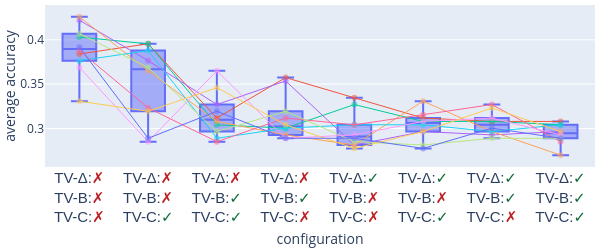
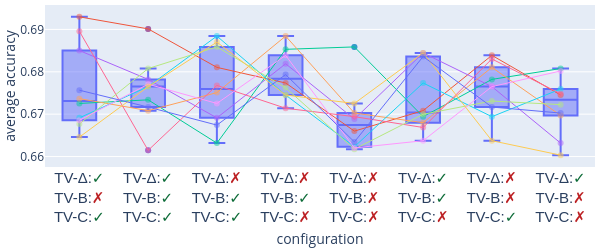
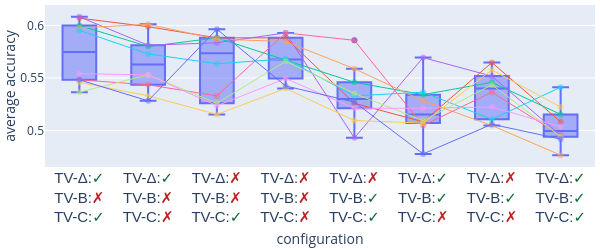
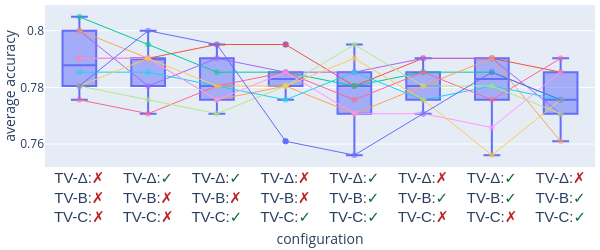

Write notebook code for charts like these, in order.
### Code cell
best_result = []

for data_name in (UEA_MTSC30):
    try:
        with open(f'../03-full_results/MambaSL/_proposed/MambaSL_CLS_{data_name}_proposed.out', 'r') as file:
            data = file.read().splitlines()
    except:
        print(f'File not found for {data_name}, skipping...')
        continue
    
    result_lst = list()
    for i in range(len(data)):
        if data[i].startswith('>>>>>>>testing : '):
            data_meta = list(data[i][17:-33].split('_'))
            data_meta[6] = int(data_meta[6].replace('sl', ''))
            data_meta[7] = int(data_meta[7].replace('ll', ''))
            data_meta[8] = int(data_meta[8].replace('pl', ''))
            data_meta[9] = int(data_meta[9].replace('dm', ''))
            data_meta[10] = int(data_meta[10].replace('ds', ''))
            data_meta[11] = int(data_meta[11].replace('expand', ''))
            data_meta[12] = int(data_meta[12].replace('dc', ''))
            data_meta[13] = int(data_meta[13].replace('nk', ''))
            data_meta[14] = bool(int(data_meta[14].replace('tvdt', '')))
            data_meta[15] = bool(int(data_meta[15].replace('tvB', '')))
            data_meta[16] = bool(int(data_meta[16].replace('tvC', '')))
            data_meta[17] = bool(int(data_meta[17].replace('useD', '')))
            if data[i+2].startswith('gating_value'):
                acc = float(data[i+3].replace('accuracy:', ''))
                model_params = data[i+4].replace('model parameter : ', '')
                model_size = data[i+5].replace('model size : ', '').replace('MB', '')
            else:
                acc = float(data[i+2].replace('accuracy:', ''))
                model_params = data[i+3].replace('model parameter : ', '')
                model_size = data[i+4].replace('model size : ', '').replace('MB', '')

            result_data = {
                # 'task': data_meta[0],
                # 'model_id': data_meta[1],
                'data_name': data_meta[2],
                'model': data_meta[3],
                # 'data': data_meta[4],
                # 'feature': data_meta[5],
                'seq_len': data_meta[6],
                # 'label_len': data_meta[7],
                # 'pred_len': data_meta[8],
                'd_model': data_meta[9],
                'd_state': data_meta[10],
                'expand': data_meta[11],
                'd_conv': data_meta[12],
                'num_kernel': data_meta[13],
                'tv_dt': data_meta[14],
                'tv_B': data_meta[15],
                'tv_C': data_meta[16],
                'use_D': data_meta[17],
                'exp': data_meta[18],
                # 'desc': data_meta[19],
                'acc': acc,
                'model_params': int(model_params),
                'model_size (MB)': float(model_size),
                'ckpt': data[i].replace('>>>>>>>testing : ', '').replace('<', '')
            }

            result_lst.append(result_data)

    result_df = pd.DataFrame(result_lst)

    print(data_name, len(result_df))
    print('best result', result_df['acc'].max())
    # display(result_df[result_df['acc'] == result_df['acc'].max()].sort_values('model_params'))

    emoji = {
        True: 'O',
        False: 'X'
    }
    tmp_result = result_df.pivot_table(index=['d_model', 'd_state', 'expand'], columns=['tv_dt','tv_B','tv_C',], values='acc')
    tmp_result = pd.DataFrame(tmp_result.values, 
                              columns=[f'TV-Δ:{emoji[bool(tv_dt)]}\nTV-B:{emoji[bool(tv_B)]}\nTV-C:{emoji[bool(tv_C)]}' 
                                       for tv_dt, tv_B, tv_C in tmp_result.columns],
    )

    # select top lines
    tmp_result = tmp_result.loc[tmp_result.mean(axis=1).nlargest(10).index]

    # reorder columns by max -> mean
    tmp_result = tmp_result.reindex(tmp_result.mean(axis=0).sort_values(ascending=False).index, axis=1)
    tmp_result = tmp_result.reindex(tmp_result.max(axis=0).sort_values(ascending=False).index, axis=1)
    
    tmp_result_box = tmp_result.melt(var_name='Configuration', value_name='Accuracy')

    fig = go.Figure()
    fig.add_trace(go.Box(x=tmp_result_box['Configuration'], y=tmp_result_box['Accuracy']))
    for idx in tmp_result.index:
        fig.add_trace(go.Scatter(x=tmp_result.columns,
                                 y=tmp_result.loc[idx], mode='lines+markers', name=idx, line=dict(width=1), marker=dict(size=6, opacity=0.5)))

    

    fig.update_layout(xaxis_title='configuration', yaxis_title='average accuracy', showlegend=False)
    fig.update_layout(margin=dict(l=5, r=5, t=5, b=20),
                      width=600, height=250)
    fig.update_xaxes(
        tickangle=0,
        tickvals=tmp_result.columns,
        ticktext=[col.replace('\n', '<br>').replace(
            'X', "<span style='color:#BC2023'>✗</span>").replace(
                'O', "<span style='color:#0C6B37'>✓</span>") for col in tmp_result.columns],
        tickfont=dict(size=15,
                      family='Menlo, sans-serif'),
        title_standoff=10
    )
    fig.update_yaxes(title_standoff=5)
    display(fig)
    os.makedirs('figures_tmp', exist_ok=True)
    # write_image(fig, f'figures_tmp/{data_name}.pdf', width=600, height=250, scale=2, format='pdf')

    best_result.append(tmp_result.T.max(axis=1).to_dict())

### Figure 1 — Plotly figure (JSON) as saved in the notebook; plotly's stock layout.template omitted (floating-point values rounded to 4 significant figures)
{"data": [{"type": "box", "x": ["TV-Δ:X\nTV-B:X\nTV-C:X", "TV-Δ:X\nTV-B:X\nTV-C:X", "TV-Δ:X\nTV-B:X\nTV-C:X", "TV-Δ:X\nTV-B:X\nTV-C:X", "TV-Δ:X\nTV-B:X\nTV-C:X", "TV-Δ:X\nTV-B:X\nTV-C:X", "TV-Δ:X\nTV-B:X\nTV-C:X", "TV-Δ:X\nTV-B:X\nTV-C:X", "TV-Δ:X\nTV-B:X\nTV-C:X", "TV-Δ:X\nTV-B:X\nTV-C:X", "TV-Δ:X\nTV-B:X\nTV-C:O", "TV-Δ:X\nTV-B:X\nTV-C:O", "TV-Δ:X\nTV-B:X\nTV-C:O", "TV-Δ:X\nTV-B:X\nTV-C:O", "TV-Δ:X\nTV-B:X\nTV-C:O", "TV-Δ:X\nTV-B:X\nTV-C:O", "TV-Δ:X\nTV-B:X\nTV-C:O", "TV-Δ:X\nTV-B:X\nTV-C:O", "TV-Δ:X\nTV-B:X\nTV-C:O", "TV-Δ:X\nTV-B:X\nTV-C:O", "TV-Δ:X\nTV-B:O\nTV-C:O", "TV-Δ:X\nTV-B:O\nTV-C:O", "TV-Δ:X\nTV-B:O\nTV-C:O", "TV-Δ:X\nTV-B:O\nTV-C:O", "TV-Δ:X\nTV-B:O\nTV-C:O", "TV-Δ:X\nTV-B:O\nTV-C:O", "TV-Δ:X\nTV-B:O\nTV-C:O", "TV-Δ:X\nTV-B:O\nTV-C:O", "TV-Δ:X\nTV-B:O\nTV-C:O", "TV-Δ:X\nTV-B:O\nTV-C:O", "TV-Δ:X\nTV-B:O\nTV-C:X", "TV-Δ:X\nTV-B:O\nTV-C:X", "TV-Δ:X\nTV-B:O\nTV-C:X", "TV-Δ:X\nTV-B:O\nTV-C:X", "TV-Δ:X\nTV-B:O\nTV-C:X", "TV-Δ:X\nTV-B:O\nTV-C:X", "TV-Δ:X\nTV-B:O\nTV-C:X", "TV-Δ:X\nTV-B:O\nTV-C:X", "TV-Δ:X\nTV-B:O\nTV-C:X", "TV-Δ:X\nTV-B:O\nTV-C:X", "TV-Δ:O\nTV-B:X\nTV-C:X", "TV-Δ:O\nTV-B:X\nTV-C:X", "TV-Δ:O\nTV-B:X\nTV-C:X", "TV-Δ:O\nTV-B:X\nTV-C:X", "TV-Δ:O\nTV-B:X\nTV-C:X", "TV-Δ:O\nTV-B:X\nTV-C:X", "TV-Δ:O\nTV-B:X\nTV-C:X", "TV-Δ:O\nTV-B:X\nTV-C:X", "TV-Δ:O\nTV-B:X\nTV-C:X", "TV-Δ:O\nTV-B:X\nTV-C:X", "TV-Δ:O\nTV-B:X\nTV-C:O", "TV-Δ:O\nTV-B:X\nTV-C:O", "TV-Δ:O\nTV-B:X\nTV-C:O", "TV-Δ:O\nTV-B:X\nTV-C:O", "TV-Δ:O\nTV-B:X\nTV-C:O", "TV-Δ:O\nTV-B:X\nTV-C:O", "TV-Δ:O\nTV-B:X\nTV-C:O", "TV-Δ:O\nTV-B:X\nTV-C:O", "TV-Δ:O\nTV-B:X\nTV-C:O", "TV-Δ:O\nTV-B:X\nTV-C:O", "TV-Δ:O\nTV-B:O\nTV-C:X", "TV-Δ:O\nTV-B:O\nTV-C:X", "TV-Δ:O\nTV-B:O\nTV-C:X", "TV-Δ:O\nTV-B:O\nTV-C:X", "TV-Δ:O\nTV-B:O\nTV-C:X", "TV-Δ:O\nTV-B:O\nTV-C:X", "TV-Δ:O\nTV-B:O\nTV-C:X", "TV-Δ:O\nTV-B:O\nTV-C:X", "TV-Δ:O\nTV-B:O\nTV-C:X", "TV-Δ:O\nTV-B:O\nTV-C:X", "TV-Δ:O\nTV-B:O\nTV-C:O", "TV-Δ:O\nTV-B:O\nTV-C:O", "TV-Δ:O\nTV-B:O\nTV-C:O", "TV-Δ:O\nTV-B:O\nTV-C:O", "TV-Δ:O\nTV-B:O\nTV-C:O", "TV-Δ:O\nTV-B:O\nTV-C:O", "TV-Δ:O\nTV-B:O\nTV-C:O", "TV-Δ:O\nTV-B:O\nTV-C:O", "TV-Δ:O\nTV-B:O\nTV-C:O", "TV-Δ:O\nTV-B:O\nTV-C:O"], "y": [0.384, 0.403, 0.4221, 0.4259, 0.3764, 0.3878, 0.4068, 0.3688, 0.3308, 0.3916, 0.3954, 0.3954, 0.3764, 0.365, 0.3878, 0.3232, 0.3688, 0.2852, 0.3194, 0.289, 0.3118, 0.3042, 0.327, 0.308, 0.289, 0.2852, 0.2966, 0.365, 0.346, 0.3194, 0.3574, 0.3004, 0.3536, 0.2928, 0.3004, 0.3118, 0.3194, 0.289, 0.3042, 0.289, 0.3346, 0.327, 0.2814, 0.2814, 0.3042, 0.3042, 0.2852, 0.2928, 0.2776, 0.289, 0.3118, 0.308, 0.2966, 0.3308, 0.3042, 0.3156, 0.2814, 0.308, 0.2966, 0.2776, 0.308, 0.308, 0.2928, 0.2966, 0.2966, 0.327, 0.289, 0.3118, 0.3232, 0.3004, 0.308, 0.3042, 0.2966, 0.27, 0.3042, 0.2852, 0.289, 0.2928, 0.2966, 0.289]}, {"line": {"width": 1}, "marker": {"opacity": 0.5, "size": 6}, "mode": "lines+markers", "name": "29", "type": "scatter", "x": ["TV-Δ:X\nTV-B:X\nTV-C:X", "TV-Δ:X\nTV-B:X\nTV-C:O", "TV-Δ:X\nTV-B:O\nTV-C:O", "TV-Δ:X\nTV-B:O\nTV-C:X", "TV-Δ:O\nTV-B:X\nTV-C:X", "TV-Δ:O\nTV-B:X\nTV-C:O", "TV-Δ:O\nTV-B:O\nTV-C:X", "TV-Δ:O\nTV-B:O\nTV-C:O"], "y": [0.384, 0.3954, 0.3118, 0.3574, 0.3346, 0.3118, 0.308, 0.308]}, {"line": {"width": 1}, "marker": {"opacity": 0.5, "size": 6}, "mode": "lines+markers", "name": "28", "type": "scatter", "x": ["TV-Δ:X\nTV-B:X\nTV-C:X", "TV-Δ:X\nTV-B:X\nTV-C:O", "TV-Δ:X\nTV-B:O\nTV-C:O", "TV-Δ:X\nTV-B:O\nTV-C:X", "TV-Δ:O\nTV-B:X\nTV-C:X", "TV-Δ:O\nTV-B:X\nTV-C:O", "TV-Δ:O\nTV-B:O\nTV-C:X", "TV-Δ:O\nTV-B:O\nTV-C:O"], "y": [0.403, 0.3954, 0.3042, 0.3004, 0.327, 0.308, 0.308, 0.3042]}, {"line": {"width": 1}, "marker": {"opacity": 0.5, "size": 6}, "mode": "lines+markers", "name": "23", "type": "scatter", "x": ["TV-Δ:X\nTV-B:X\nTV-C:X", "TV-Δ:X\nTV-B:X\nTV-C:O", "TV-Δ:X\nTV-B:O\nTV-C:O", "TV-Δ:X\nTV-B:O\nTV-C:X", "TV-Δ:O\nTV-B:X\nTV-C:X", "TV-Δ:O\nTV-B:X\nTV-C:O", "TV-Δ:O\nTV-B:O\nTV-C:X", "TV-Δ:O\nTV-B:O\nTV-C:O"], "y": [0.4221, 0.3764, 0.327, 0.3536, 0.2814, 0.2966, 0.2928, 0.2966]}, {"line": {"width": 1}, "marker": {"opacity": 0.5, "size": 6}, "mode": "lines+markers", "name": "22", "type": "scatter", "x": ["TV-Δ:X\nTV-B:X\nTV-C:X", "TV-Δ:X\nTV-B:X\nTV-C:O", "TV-Δ:X\nTV-B:O\nTV-C:O", "TV-Δ:X\nTV-B:O\nTV-C:X", "TV-Δ:O\nTV-B:X\nTV-C:X", "TV-Δ:O\nTV-B:X\nTV-C:O", "TV-Δ:O\nTV-B:O\nTV-C:X", "TV-Δ:O\nTV-B:O\nTV-C:O"], "y": [0.4259, 0.365, 0.308, 0.2928, 0.2814, 0.3308, 0.2966, 0.27]}, {"line": {"width": 1}, "marker": {"opacity": 0.5, "size": 6}, "mode": "lines+markers", "name": "26", "type": "scatter", "x": ["TV-Δ:X\nTV-B:X\nTV-C:X", "TV-Δ:X\nTV-B:X\nTV-C:O", "TV-Δ:X\nTV-B:O\nTV-C:O", "TV-Δ:X\nTV-B:O\nTV-C:X", "TV-Δ:O\nTV-B:X\nTV-C:X", "TV-Δ:O\nTV-B:X\nTV-C:O", "TV-Δ:O\nTV-B:O\nTV-C:X", "TV-Δ:O\nTV-B:O\nTV-C:O"], "y": [0.3764, 0.3878, 0.289, 0.3004, 0.3042, 0.3042, 0.2966, 0.3042]}, {"line": {"width": 1}, "marker": {"opacity": 0.5, "size": 6}, "mode": "lines+markers", "name": "27", "type": "scatter", "x": ["TV-Δ:X\nTV-B:X\nTV-C:X", "TV-Δ:X\nTV-B:X\nTV-C:O", "TV-Δ:X\nTV-B:O\nTV-C:O", "TV-Δ:X\nTV-B:O\nTV-C:X", "TV-Δ:O\nTV-B:X\nTV-C:X", "TV-Δ:O\nTV-B:X\nTV-C:O", "TV-Δ:O\nTV-B:O\nTV-C:X", "TV-Δ:O\nTV-B:O\nTV-C:O"], "y": [0.3878, 0.3232, 0.2852, 0.3118, 0.3042, 0.3156, 0.327, 0.2852]}, {"line": {"width": 1}, "marker": {"opacity": 0.5, "size": 6}, "mode": "lines+markers", "name": "24", "type": "scatter", "x": ["TV-Δ:X\nTV-B:X\nTV-C:X", "TV-Δ:X\nTV-B:X\nTV-C:O", "TV-Δ:X\nTV-B:O\nTV-C:O", "TV-Δ:X\nTV-B:O\nTV-C:X", "TV-Δ:O\nTV-B:X\nTV-C:X", "TV-Δ:O\nTV-B:X\nTV-C:O", "TV-Δ:O\nTV-B:O\nTV-C:X", "TV-Δ:O\nTV-B:O\nTV-C:O"], "y": [0.4068, 0.3688, 0.2966, 0.3194, 0.2852, 0.2814, 0.289, 0.289]}, {"line": {"width": 1}, "marker": {"opacity": 0.5, "size": 6}, "mode": "lines+markers", "name": "20", "type": "scatter", "x": ["TV-Δ:X\nTV-B:X\nTV-C:X", "TV-Δ:X\nTV-B:X\nTV-C:O", "TV-Δ:X\nTV-B:O\nTV-C:O", "TV-Δ:X\nTV-B:O\nTV-C:X", "TV-Δ:O\nTV-B:X\nTV-C:X", "TV-Δ:O\nTV-B:X\nTV-C:O", "TV-Δ:O\nTV-B:O\nTV-C:X", "TV-Δ:O\nTV-B:O\nTV-C:O"], "y": [0.3688, 0.2852, 0.365, 0.289, 0.2928, 0.308, 0.3118, 0.2928]}, {"line": {"width": 1}, "marker": {"opacity": 0.5, "size": 6}, "mode": "lines+markers", "name": "25", "type": "scatter", "x": ["TV-Δ:X\nTV-B:X\nTV-C:X", "TV-Δ:X\nTV-B:X\nTV-C:O", "TV-Δ:X\nTV-B:O\nTV-C:O", "TV-Δ:X\nTV-B:O\nTV-C:X", "TV-Δ:O\nTV-B:X\nTV-C:X", "TV-Δ:O\nTV-B:X\nTV-C:O", "TV-Δ:O\nTV-B:O\nTV-C:X", "TV-Δ:O\nTV-B:O\nTV-C:O"], "y": [0.3308, 0.3194, 0.346, 0.3042, 0.2776, 0.2966, 0.3232, 0.2966]}, {"line": {"width": 1}, "marker": {"opacity": 0.5, "size": 6}, "mode": "lines+markers", "name": "21", "type": "scatter", "x": ["TV-Δ:X\nTV-B:X\nTV-C:X", "TV-Δ:X\nTV-B:X\nTV-C:O", "TV-Δ:X\nTV-B:O\nTV-C:O", "TV-Δ:X\nTV-B:O\nTV-C:X", "TV-Δ:O\nTV-B:X\nTV-C:X", "TV-Δ:O\nTV-B:X\nTV-C:O", "TV-Δ:O\nTV-B:O\nTV-C:X", "TV-Δ:O\nTV-B:O\nTV-C:O"], "y": [0.3916, 0.289, 0.3194, 0.289, 0.289, 0.2776, 0.3004, 0.289]}], "layout": {"height": 250, "margin": {"b": 20, "l": 5, "r": 5, "t": 5}, "showlegend": false, "width": 600, "xaxis": {"tickangle": 0, "tickfont": {"family": "Menlo, sans-serif", "size": 15}, "ticktext": ["TV-Δ:<span style='color:#BC2023'>✗</span><br>TV-B:<span style='color:#BC2023'>✗</span><br>TV-C:<span style='color:#BC2023'>✗</span>", "TV-Δ:<span style='color:#BC2023'>✗</span><br>TV-B:<span style='color:#BC2023'>✗</span><br>TV-C:<span style='color:#0C6B37'>✓</span>", "TV-Δ:<span style='color:#BC2023'>✗</span><br>TV-B:<span style='color:#0C6B37'>✓</span><br>TV-C:<span style='color:#0C6B37'>✓</span>", "TV-Δ:<span style='color:#BC2023'>✗</span><br>TV-B:<span style='color:#0C6B37'>✓</span><br>TV-C:<span style='color:#BC2023'>✗</span>", "TV-Δ:<span style='color:#0C6B37'>✓</span><br>TV-B:<span style='color:#BC2023'>✗</span><br>TV-C:<span style='color:#BC2023'>✗</span>", "TV-Δ:<span style='color:#0C6B37'>✓</span><br>TV-B:<span style='color:#BC2023'>✗</span><br>TV-C:<span style='color:#0C6B37'>✓</span>", "TV-Δ:<span style='color:#0C6B37'>✓</span><br>TV-B:<span style='color:#0C6B37'>✓</span><br>TV-C:<span style='color:#BC2023'>✗</span>", "TV-Δ:<span style='color:#0C6B37'>✓</span><br>TV-B:<span style='color:#0C6B37'>✓</span><br>TV-C:<span style='color:#0C6B37'>✓</span>"], "tickvals": ["TV-Δ:X\nTV-B:X\nTV-C:X", "TV-Δ:X\nTV-B:X\nTV-C:O", "TV-Δ:X\nTV-B:O\nTV-C:O", "TV-Δ:X\nTV-B:O\nTV-C:X", "TV-Δ:O\nTV-B:X\nTV-C:X", "TV-Δ:O\nTV-B:X\nTV-C:O", "TV-Δ:O\nTV-B:O\nTV-C:X", "TV-Δ:O\nTV-B:O\nTV-C:O"], "title": {"standoff": 10, "text": "configuration"}}, "yaxis": {"title": {"standoff": 5, "text": "average accuracy"}}}}

### Figure 2 — Plotly figure (JSON) as saved in the notebook; plotly's stock layout.template omitted (floating-point values rounded to 4 significant figures)
{"data": [{"type": "box", "x": ["TV-Δ:O\nTV-B:X\nTV-C:O", "TV-Δ:O\nTV-B:X\nTV-C:O", "TV-Δ:O\nTV-B:X\nTV-C:O", "TV-Δ:O\nTV-B:X\nTV-C:O", "TV-Δ:O\nTV-B:X\nTV-C:O", "TV-Δ:O\nTV-B:X\nTV-C:O", "TV-Δ:O\nTV-B:X\nTV-C:O", "TV-Δ:O\nTV-B:X\nTV-C:O", "TV-Δ:O\nTV-B:X\nTV-C:O", "TV-Δ:O\nTV-B:X\nTV-C:O", "TV-Δ:O\nTV-B:O\nTV-C:O", "TV-Δ:O\nTV-B:O\nTV-C:O", "TV-Δ:O\nTV-B:O\nTV-C:O", "TV-Δ:O\nTV-B:O\nTV-C:O", "TV-Δ:O\nTV-B:O\nTV-C:O", "TV-Δ:O\nTV-B:O\nTV-C:O", "TV-Δ:O\nTV-B:O\nTV-C:O", "TV-Δ:O\nTV-B:O\nTV-C:O", "TV-Δ:O\nTV-B:O\nTV-C:O", "TV-Δ:O\nTV-B:O\nTV-C:O", "TV-Δ:X\nTV-B:O\nTV-C:O", "TV-Δ:X\nTV-B:O\nTV-C:O", "TV-Δ:X\nTV-B:O\nTV-C:O", "TV-Δ:X\nTV-B:O\nTV-C:O", "TV-Δ:X\nTV-B:O\nTV-C:O", "TV-Δ:X\nTV-B:O\nTV-C:O", "TV-Δ:X\nTV-B:O\nTV-C:O", "TV-Δ:X\nTV-B:O\nTV-C:O", "TV-Δ:X\nTV-B:O\nTV-C:O", "TV-Δ:X\nTV-B:O\nTV-C:O", "TV-Δ:X\nTV-B:O\nTV-C:X", "TV-Δ:X\nTV-B:O\nTV-C:X", "TV-Δ:X\nTV-B:O\nTV-C:X", "TV-Δ:X\nTV-B:O\nTV-C:X", "TV-Δ:X\nTV-B:O\nTV-C:X", "TV-Δ:X\nTV-B:O\nTV-C:X", "TV-Δ:X\nTV-B:O\nTV-C:X", "TV-Δ:X\nTV-B:O\nTV-C:X", "TV-Δ:X\nTV-B:O\nTV-C:X", "TV-Δ:X\nTV-B:O\nTV-C:X", "TV-Δ:X\nTV-B:X\nTV-C:X", "TV-Δ:X\nTV-B:X\nTV-C:X", "TV-Δ:X\nTV-B:X\nTV-C:X", "TV-Δ:X\nTV-B:X\nTV-C:X", "TV-Δ:X\nTV-B:X\nTV-C:X", "TV-Δ:X\nTV-B:X\nTV-C:X", "TV-Δ:X\nTV-B:X\nTV-C:X", "TV-Δ:X\nTV-B:X\nTV-C:X", "TV-Δ:X\nTV-B:X\nTV-C:X", "TV-Δ:X\nTV-B:X\nTV-C:X", "TV-Δ:O\nTV-B:O\nTV-C:X", "TV-Δ:O\nTV-B:O\nTV-C:X", "TV-Δ:O\nTV-B:O\nTV-C:X", "TV-Δ:O\nTV-B:O\nTV-C:X", "TV-Δ:O\nTV-B:O\nTV-C:X", "TV-Δ:O\nTV-B:O\nTV-C:X", "TV-Δ:O\nTV-B:O\nTV-C:X", "TV-Δ:O\nTV-B:O\nTV-C:X", "TV-Δ:O\nTV-B:O\nTV-C:X", "TV-Δ:O\nTV-B:O\nTV-C:X", "TV-Δ:X\nTV-B:X\nTV-C:O", "TV-Δ:X\nTV-B:X\nTV-C:O", "TV-Δ:X\nTV-B:X\nTV-C:O", "TV-Δ:X\nTV-B:X\nTV-C:O", "TV-Δ:X\nTV-B:X\nTV-C:O", "TV-Δ:X\nTV-B:X\nTV-C:O", "TV-Δ:X\nTV-B:X\nTV-C:O", "TV-Δ:X\nTV-B:X\nTV-C:O", "TV-Δ:X\nTV-B:X\nTV-C:O", "TV-Δ:X\nTV-B:X\nTV-C:O", "TV-Δ:O\nTV-B:X\nTV-C:X", "TV-Δ:O\nTV-B:X\nTV-C:X", "TV-Δ:O\nTV-B:X\nTV-C:X", "TV-Δ:O\nTV-B:X\nTV-C:X", "TV-Δ:O\nTV-B:X\nTV-C:X", "TV-Δ:O\nTV-B:X\nTV-C:X", "TV-Δ:O\nTV-B:X\nTV-C:X", "TV-Δ:O\nTV-B:X\nTV-C:X", "TV-Δ:O\nTV-B:X\nTV-C:X", "TV-Δ:O\nTV-B:X\nTV-C:X"], "y": [0.693, 0.6725, 0.685, 0.6737, 0.6691, 0.6896, 0.6677, 0.6686, 0.6646, 0.6757, 0.6901, 0.6734, 0.6782, 0.6708, 0.6765, 0.6615, 0.6808, 0.6771, 0.6765, 0.6717, 0.681, 0.6632, 0.6691, 0.6751, 0.6884, 0.6768, 0.6859, 0.6725, 0.687, 0.6674, 0.6774, 0.6853, 0.6819, 0.6884, 0.6745, 0.6714, 0.6762, 0.6839, 0.6745, 0.6793, 0.666, 0.6859, 0.6688, 0.6703, 0.6623, 0.6694, 0.6617, 0.662, 0.6725, 0.6635, 0.6708, 0.6694, 0.6844, 0.668, 0.6774, 0.6669, 0.67, 0.6637, 0.6844, 0.6836, 0.6839, 0.6782, 0.6765, 0.681, 0.6694, 0.683, 0.6731, 0.6765, 0.6637, 0.6717, 0.6745, 0.6808, 0.6632, 0.6697, 0.6759, 0.6748, 0.6722, 0.6802, 0.6603, 0.6703]}, {"line": {"width": 1}, "marker": {"opacity": 0.5, "size": 6}, "mode": "lines+markers", "name": "19", "type": "scatter", "x": ["TV-Δ:O\nTV-B:X\nTV-C:O", "TV-Δ:O\nTV-B:O\nTV-C:O", "TV-Δ:X\nTV-B:O\nTV-C:O", "TV-Δ:X\nTV-B:O\nTV-C:X", "TV-Δ:X\nTV-B:X\nTV-C:X", "TV-Δ:O\nTV-B:O\nTV-C:X", "TV-Δ:X\nTV-B:X\nTV-C:O", "TV-Δ:O\nTV-B:X\nTV-C:X"], "y": [0.693, 0.6901, 0.681, 0.6774, 0.666, 0.6708, 0.6839, 0.6745]}, {"line": {"width": 1}, "marker": {"opacity": 0.5, "size": 6}, "mode": "lines+markers", "name": "29", "type": "scatter", "x": ["TV-Δ:O\nTV-B:X\nTV-C:O", "TV-Δ:O\nTV-B:O\nTV-C:O", "TV-Δ:X\nTV-B:O\nTV-C:O", "TV-Δ:X\nTV-B:O\nTV-C:X", "TV-Δ:X\nTV-B:X\nTV-C:X", "TV-Δ:O\nTV-B:O\nTV-C:X", "TV-Δ:X\nTV-B:X\nTV-C:O", "TV-Δ:O\nTV-B:X\nTV-C:X"], "y": [0.6725, 0.6734, 0.6632, 0.6853, 0.6859, 0.6694, 0.6782, 0.6808]}, {"line": {"width": 1}, "marker": {"opacity": 0.5, "size": 6}, "mode": "lines+markers", "name": "20", "type": "scatter", "x": ["TV-Δ:O\nTV-B:X\nTV-C:O", "TV-Δ:O\nTV-B:O\nTV-C:O", "TV-Δ:X\nTV-B:O\nTV-C:O", "TV-Δ:X\nTV-B:O\nTV-C:X", "TV-Δ:X\nTV-B:X\nTV-C:X", "TV-Δ:O\nTV-B:O\nTV-C:X", "TV-Δ:X\nTV-B:X\nTV-C:O", "TV-Δ:O\nTV-B:X\nTV-C:X"], "y": [0.685, 0.6782, 0.6691, 0.6819, 0.6688, 0.6844, 0.6765, 0.6632]}, {"line": {"width": 1}, "marker": {"opacity": 0.5, "size": 6}, "mode": "lines+markers", "name": "28", "type": "scatter", "x": ["TV-Δ:O\nTV-B:X\nTV-C:O", "TV-Δ:O\nTV-B:O\nTV-C:O", "TV-Δ:X\nTV-B:O\nTV-C:O", "TV-Δ:X\nTV-B:O\nTV-C:X", "TV-Δ:X\nTV-B:X\nTV-C:X", "TV-Δ:O\nTV-B:O\nTV-C:X", "TV-Δ:X\nTV-B:X\nTV-C:O", "TV-Δ:O\nTV-B:X\nTV-C:X"], "y": [0.6737, 0.6708, 0.6751, 0.6884, 0.6703, 0.668, 0.681, 0.6697]}, {"line": {"width": 1}, "marker": {"opacity": 0.5, "size": 6}, "mode": "lines+markers", "name": "27", "type": "scatter", "x": ["TV-Δ:O\nTV-B:X\nTV-C:O", "TV-Δ:O\nTV-B:O\nTV-C:O", "TV-Δ:X\nTV-B:O\nTV-C:O", "TV-Δ:X\nTV-B:O\nTV-C:X", "TV-Δ:X\nTV-B:X\nTV-C:X", "TV-Δ:O\nTV-B:O\nTV-C:X", "TV-Δ:X\nTV-B:X\nTV-C:O", "TV-Δ:O\nTV-B:X\nTV-C:X"], "y": [0.6691, 0.6765, 0.6884, 0.6745, 0.6623, 0.6774, 0.6694, 0.6759]}, {"line": {"width": 1}, "marker": {"opacity": 0.5, "size": 6}, "mode": "lines+markers", "name": "26", "type": "scatter", "x": ["TV-Δ:O\nTV-B:X\nTV-C:O", "TV-Δ:O\nTV-B:O\nTV-C:O", "TV-Δ:X\nTV-B:O\nTV-C:O", "TV-Δ:X\nTV-B:O\nTV-C:X", "TV-Δ:X\nTV-B:X\nTV-C:X", "TV-Δ:O\nTV-B:O\nTV-C:X", "TV-Δ:X\nTV-B:X\nTV-C:O", "TV-Δ:O\nTV-B:X\nTV-C:X"], "y": [0.6896, 0.6615, 0.6768, 0.6714, 0.6694, 0.6669, 0.683, 0.6748]}, {"line": {"width": 1}, "marker": {"opacity": 0.5, "size": 6}, "mode": "lines+markers", "name": "23", "type": "scatter", "x": ["TV-Δ:O\nTV-B:X\nTV-C:O", "TV-Δ:O\nTV-B:O\nTV-C:O", "TV-Δ:X\nTV-B:O\nTV-C:O", "TV-Δ:X\nTV-B:O\nTV-C:X", "TV-Δ:X\nTV-B:X\nTV-C:X", "TV-Δ:O\nTV-B:O\nTV-C:X", "TV-Δ:X\nTV-B:X\nTV-C:O", "TV-Δ:O\nTV-B:X\nTV-C:X"], "y": [0.6677, 0.6808, 0.6859, 0.6762, 0.6617, 0.67, 0.6731, 0.6722]}, {"line": {"width": 1}, "marker": {"opacity": 0.5, "size": 6}, "mode": "lines+markers", "name": "17", "type": "scatter", "x": ["TV-Δ:O\nTV-B:X\nTV-C:O", "TV-Δ:O\nTV-B:O\nTV-C:O", "TV-Δ:X\nTV-B:O\nTV-C:O", "TV-Δ:X\nTV-B:O\nTV-C:X", "TV-Δ:X\nTV-B:X\nTV-C:X", "TV-Δ:O\nTV-B:O\nTV-C:X", "TV-Δ:X\nTV-B:X\nTV-C:O", "TV-Δ:O\nTV-B:X\nTV-C:X"], "y": [0.6686, 0.6771, 0.6725, 0.6839, 0.662, 0.6637, 0.6765, 0.6802]}, {"line": {"width": 1}, "marker": {"opacity": 0.5, "size": 6}, "mode": "lines+markers", "name": "21", "type": "scatter", "x": ["TV-Δ:O\nTV-B:X\nTV-C:O", "TV-Δ:O\nTV-B:O\nTV-C:O", "TV-Δ:X\nTV-B:O\nTV-C:O", "TV-Δ:X\nTV-B:O\nTV-C:X", "TV-Δ:X\nTV-B:X\nTV-C:X", "TV-Δ:O\nTV-B:O\nTV-C:X", "TV-Δ:X\nTV-B:X\nTV-C:O", "TV-Δ:O\nTV-B:X\nTV-C:X"], "y": [0.6646, 0.6765, 0.687, 0.6745, 0.6725, 0.6844, 0.6637, 0.6603]}, {"line": {"width": 1}, "marker": {"opacity": 0.5, "size": 6}, "mode": "lines+markers", "name": "16", "type": "scatter", "x": ["TV-Δ:O\nTV-B:X\nTV-C:O", "TV-Δ:O\nTV-B:O\nTV-C:O", "TV-Δ:X\nTV-B:O\nTV-C:O", "TV-Δ:X\nTV-B:O\nTV-C:X", "TV-Δ:X\nTV-B:X\nTV-C:X", "TV-Δ:O\nTV-B:O\nTV-C:X", "TV-Δ:X\nTV-B:X\nTV-C:O", "TV-Δ:O\nTV-B:X\nTV-C:X"], "y": [0.6757, 0.6717, 0.6674, 0.6793, 0.6635, 0.6836, 0.6717, 0.6703]}], "layout": {"height": 250, "margin": {"b": 20, "l": 5, "r": 5, "t": 5}, "showlegend": false, "width": 600, "xaxis": {"tickangle": 0, "tickfont": {"family": "Menlo, sans-serif", "size": 15}, "ticktext": ["TV-Δ:<span style='color:#0C6B37'>✓</span><br>TV-B:<span style='color:#BC2023'>✗</span><br>TV-C:<span style='color:#0C6B37'>✓</span>", "TV-Δ:<span style='color:#0C6B37'>✓</span><br>TV-B:<span style='color:#0C6B37'>✓</span><br>TV-C:<span style='color:#0C6B37'>✓</span>", "TV-Δ:<span style='color:#BC2023'>✗</span><br>TV-B:<span style='color:#0C6B37'>✓</span><br>TV-C:<span style='color:#0C6B37'>✓</span>", "TV-Δ:<span style='color:#BC2023'>✗</span><br>TV-B:<span style='color:#0C6B37'>✓</span><br>TV-C:<span style='color:#BC2023'>✗</span>", "TV-Δ:<span style='color:#BC2023'>✗</span><br>TV-B:<span style='color:#BC2023'>✗</span><br>TV-C:<span style='color:#BC2023'>✗</span>", "TV-Δ:<span style='color:#0C6B37'>✓</span><br>TV-B:<span style='color:#0C6B37'>✓</span><br>TV-C:<span style='color:#BC2023'>✗</span>", "TV-Δ:<span style='color:#BC2023'>✗</span><br>TV-B:<span style='color:#BC2023'>✗</span><br>TV-C:<span style='color:#0C6B37'>✓</span>", "TV-Δ:<span style='color:#0C6B37'>✓</span><br>TV-B:<span style='color:#BC2023'>✗</span><br>TV-C:<span style='color:#BC2023'>✗</span>"], "tickvals": ["TV-Δ:O\nTV-B:X\nTV-C:O", "TV-Δ:O\nTV-B:O\nTV-C:O", "TV-Δ:X\nTV-B:O\nTV-C:O", "TV-Δ:X\nTV-B:O\nTV-C:X", "TV-Δ:X\nTV-B:X\nTV-C:X", "TV-Δ:O\nTV-B:O\nTV-C:X", "TV-Δ:X\nTV-B:X\nTV-C:O", "TV-Δ:O\nTV-B:X\nTV-C:X"], "title": {"standoff": 10, "text": "configuration"}}, "yaxis": {"title": {"standoff": 5, "text": "average accuracy"}}}}

### Figure 3 — Plotly figure (JSON) as saved in the notebook; plotly's stock layout.template omitted (floating-point values rounded to 4 significant figures)
{"data": [{"type": "box", "x": ["TV-Δ:O\nTV-B:X\nTV-C:O", "TV-Δ:O\nTV-B:X\nTV-C:O", "TV-Δ:O\nTV-B:X\nTV-C:O", "TV-Δ:O\nTV-B:X\nTV-C:O", "TV-Δ:O\nTV-B:X\nTV-C:O", "TV-Δ:O\nTV-B:X\nTV-C:O", "TV-Δ:O\nTV-B:X\nTV-C:O", "TV-Δ:O\nTV-B:X\nTV-C:O", "TV-Δ:O\nTV-B:X\nTV-C:O", "TV-Δ:O\nTV-B:X\nTV-C:O", "TV-Δ:O\nTV-B:X\nTV-C:X", "TV-Δ:O\nTV-B:X\nTV-C:X", "TV-Δ:O\nTV-B:X\nTV-C:X", "TV-Δ:O\nTV-B:X\nTV-C:X", "TV-Δ:O\nTV-B:X\nTV-C:X", "TV-Δ:O\nTV-B:X\nTV-C:X", "TV-Δ:O\nTV-B:X\nTV-C:X", "TV-Δ:O\nTV-B:X\nTV-C:X", "TV-Δ:O\nTV-B:X\nTV-C:X", "TV-Δ:O\nTV-B:X\nTV-C:X", "TV-Δ:X\nTV-B:X\nTV-C:O", "TV-Δ:X\nTV-B:X\nTV-C:O", "TV-Δ:X\nTV-B:X\nTV-C:O", "TV-Δ:X\nTV-B:X\nTV-C:O", "TV-Δ:X\nTV-B:X\nTV-C:O", "TV-Δ:X\nTV-B:X\nTV-C:O", "TV-Δ:X\nTV-B:X\nTV-C:O", "TV-Δ:X\nTV-B:X\nTV-C:O", "TV-Δ:X\nTV-B:X\nTV-C:O", "TV-Δ:X\nTV-B:X\nTV-C:O", "TV-Δ:X\nTV-B:X\nTV-C:X", "TV-Δ:X\nTV-B:X\nTV-C:X", "TV-Δ:X\nTV-B:X\nTV-C:X", "TV-Δ:X\nTV-B:X\nTV-C:X", "TV-Δ:X\nTV-B:X\nTV-C:X", "TV-Δ:X\nTV-B:X\nTV-C:X", "TV-Δ:X\nTV-B:X\nTV-C:X", "TV-Δ:X\nTV-B:X\nTV-C:X", "TV-Δ:X\nTV-B:X\nTV-C:X", "TV-Δ:X\nTV-B:X\nTV-C:X", "TV-Δ:X\nTV-B:O\nTV-C:O", "TV-Δ:X\nTV-B:O\nTV-C:O", "TV-Δ:X\nTV-B:O\nTV-C:O", "TV-Δ:X\nTV-B:O\nTV-C:O", "TV-Δ:X\nTV-B:O\nTV-C:O", "TV-Δ:X\nTV-B:O\nTV-C:O", "TV-Δ:X\nTV-B:O\nTV-C:O", "TV-Δ:X\nTV-B:O\nTV-C:O", "TV-Δ:X\nTV-B:O\nTV-C:O", "TV-Δ:X\nTV-B:O\nTV-C:O", "TV-Δ:O\nTV-B:O\nTV-C:X", "TV-Δ:O\nTV-B:O\nTV-C:X", "TV-Δ:O\nTV-B:O\nTV-C:X", "TV-Δ:O\nTV-B:O\nTV-C:X", "TV-Δ:O\nTV-B:O\nTV-C:X", "TV-Δ:O\nTV-B:O\nTV-C:X", "TV-Δ:O\nTV-B:O\nTV-C:X", "TV-Δ:O\nTV-B:O\nTV-C:X", "TV-Δ:O\nTV-B:O\nTV-C:X", "TV-Δ:O\nTV-B:O\nTV-C:X", "TV-Δ:X\nTV-B:O\nTV-C:X", "TV-Δ:X\nTV-B:O\nTV-C:X", "TV-Δ:X\nTV-B:O\nTV-C:X", "TV-Δ:X\nTV-B:O\nTV-C:X", "TV-Δ:X\nTV-B:O\nTV-C:X", "TV-Δ:X\nTV-B:O\nTV-C:X", "TV-Δ:X\nTV-B:O\nTV-C:X", "TV-Δ:X\nTV-B:O\nTV-C:X", "TV-Δ:X\nTV-B:O\nTV-C:X", "TV-Δ:X\nTV-B:O\nTV-C:X", "TV-Δ:O\nTV-B:O\nTV-C:O", "TV-Δ:O\nTV-B:O\nTV-C:O", "TV-Δ:O\nTV-B:O\nTV-C:O", "TV-Δ:O\nTV-B:O\nTV-C:O", "TV-Δ:O\nTV-B:O\nTV-C:O", "TV-Δ:O\nTV-B:O\nTV-C:O", "TV-Δ:O\nTV-B:O\nTV-C:O", "TV-Δ:O\nTV-B:O\nTV-C:O", "TV-Δ:O\nTV-B:O\nTV-C:O", "TV-Δ:O\nTV-B:O\nTV-C:O"], "y": [0.6071, 0.6, 0.6082, 0.5976, 0.5953, 0.5482, 0.5365, 0.5541, 0.5459, 0.5482, 0.5988, 0.58, 0.5812, 0.6012, 0.5729, 0.5435, 0.5529, 0.5529, 0.5329, 0.5282, 0.5882, 0.5882, 0.5835, 0.5871, 0.5635, 0.5329, 0.5259, 0.5235, 0.5153, 0.5965, 0.5882, 0.5671, 0.5929, 0.5847, 0.5682, 0.5929, 0.5659, 0.5494, 0.54, 0.5424, 0.5259, 0.5459, 0.4929, 0.5588, 0.5329, 0.5859, 0.5353, 0.5212, 0.5094, 0.5271, 0.5082, 0.5341, 0.5694, 0.5282, 0.5365, 0.5047, 0.5094, 0.5212, 0.5071, 0.4776, 0.5647, 0.5459, 0.5518, 0.5047, 0.5106, 0.5365, 0.5435, 0.5224, 0.5576, 0.5059, 0.5082, 0.5153, 0.4953, 0.4765, 0.5412, 0.4953, 0.4941, 0.5035, 0.5224, 0.4918]}, {"line": {"width": 1}, "marker": {"opacity": 0.5, "size": 6}, "mode": "lines+markers", "name": "28", "type": "scatter", "x": ["TV-Δ:O\nTV-B:X\nTV-C:O", "TV-Δ:O\nTV-B:X\nTV-C:X", "TV-Δ:X\nTV-B:X\nTV-C:O", "TV-Δ:X\nTV-B:X\nTV-C:X", "TV-Δ:X\nTV-B:O\nTV-C:O", "TV-Δ:O\nTV-B:O\nTV-C:X", "TV-Δ:X\nTV-B:O\nTV-C:X", "TV-Δ:O\nTV-B:O\nTV-C:O"], "y": [0.6071, 0.5988, 0.5882, 0.5882, 0.5259, 0.5082, 0.5647, 0.5082]}, {"line": {"width": 1}, "marker": {"opacity": 0.5, "size": 6}, "mode": "lines+markers", "name": "26", "type": "scatter", "x": ["TV-Δ:O\nTV-B:X\nTV-C:O", "TV-Δ:O\nTV-B:X\nTV-C:X", "TV-Δ:X\nTV-B:X\nTV-C:O", "TV-Δ:X\nTV-B:X\nTV-C:X", "TV-Δ:X\nTV-B:O\nTV-C:O", "TV-Δ:O\nTV-B:O\nTV-C:X", "TV-Δ:X\nTV-B:O\nTV-C:X", "TV-Δ:O\nTV-B:O\nTV-C:O"], "y": [0.6, 0.58, 0.5882, 0.5671, 0.5459, 0.5341, 0.5459, 0.5153]}, {"line": {"width": 1}, "marker": {"opacity": 0.5, "size": 6}, "mode": "lines+markers", "name": "27", "type": "scatter", "x": ["TV-Δ:O\nTV-B:X\nTV-C:O", "TV-Δ:O\nTV-B:X\nTV-C:X", "TV-Δ:X\nTV-B:X\nTV-C:O", "TV-Δ:X\nTV-B:X\nTV-C:X", "TV-Δ:X\nTV-B:O\nTV-C:O", "TV-Δ:O\nTV-B:O\nTV-C:X", "TV-Δ:X\nTV-B:O\nTV-C:X", "TV-Δ:O\nTV-B:O\nTV-C:O"], "y": [0.6082, 0.5812, 0.5835, 0.5929, 0.4929, 0.5694, 0.5518, 0.4953]}, {"line": {"width": 1}, "marker": {"opacity": 0.5, "size": 6}, "mode": "lines+markers", "name": "29", "type": "scatter", "x": ["TV-Δ:O\nTV-B:X\nTV-C:O", "TV-Δ:O\nTV-B:X\nTV-C:X", "TV-Δ:X\nTV-B:X\nTV-C:O", "TV-Δ:X\nTV-B:X\nTV-C:X", "TV-Δ:X\nTV-B:O\nTV-C:O", "TV-Δ:O\nTV-B:O\nTV-C:X", "TV-Δ:X\nTV-B:O\nTV-C:X", "TV-Δ:O\nTV-B:O\nTV-C:O"], "y": [0.5976, 0.6012, 0.5871, 0.5847, 0.5588, 0.5282, 0.5047, 0.4765]}, {"line": {"width": 1}, "marker": {"opacity": 0.5, "size": 6}, "mode": "lines+markers", "name": "25", "type": "scatter", "x": ["TV-Δ:O\nTV-B:X\nTV-C:O", "TV-Δ:O\nTV-B:X\nTV-C:X", "TV-Δ:X\nTV-B:X\nTV-C:O", "TV-Δ:X\nTV-B:X\nTV-C:X", "TV-Δ:X\nTV-B:O\nTV-C:O", "TV-Δ:O\nTV-B:O\nTV-C:X", "TV-Δ:X\nTV-B:O\nTV-C:X", "TV-Δ:O\nTV-B:O\nTV-C:O"], "y": [0.5953, 0.5729, 0.5635, 0.5682, 0.5329, 0.5365, 0.5106, 0.5412]}, {"line": {"width": 1}, "marker": {"opacity": 0.5, "size": 6}, "mode": "lines+markers", "name": "23", "type": "scatter", "x": ["TV-Δ:O\nTV-B:X\nTV-C:O", "TV-Δ:O\nTV-B:X\nTV-C:X", "TV-Δ:X\nTV-B:X\nTV-C:O", "TV-Δ:X\nTV-B:X\nTV-C:X", "TV-Δ:X\nTV-B:O\nTV-C:O", "TV-Δ:O\nTV-B:O\nTV-C:X", "TV-Δ:X\nTV-B:O\nTV-C:X", "TV-Δ:O\nTV-B:O\nTV-C:O"], "y": [0.5482, 0.5435, 0.5329, 0.5929, 0.5859, 0.5047, 0.5365, 0.4953]}, {"line": {"width": 1}, "marker": {"opacity": 0.5, "size": 6}, "mode": "lines+markers", "name": "24", "type": "scatter", "x": ["TV-Δ:O\nTV-B:X\nTV-C:O", "TV-Δ:O\nTV-B:X\nTV-C:X", "TV-Δ:X\nTV-B:X\nTV-C:O", "TV-Δ:X\nTV-B:X\nTV-C:X", "TV-Δ:X\nTV-B:O\nTV-C:O", "TV-Δ:O\nTV-B:O\nTV-C:X", "TV-Δ:X\nTV-B:O\nTV-C:X", "TV-Δ:O\nTV-B:O\nTV-C:O"], "y": [0.5365, 0.5529, 0.5259, 0.5659, 0.5353, 0.5094, 0.5435, 0.4941]}, {"line": {"width": 1}, "marker": {"opacity": 0.5, "size": 6}, "mode": "lines+markers", "name": "21", "type": "scatter", "x": ["TV-Δ:O\nTV-B:X\nTV-C:O", "TV-Δ:O\nTV-B:X\nTV-C:X", "TV-Δ:X\nTV-B:X\nTV-C:O", "TV-Δ:X\nTV-B:X\nTV-C:X", "TV-Δ:X\nTV-B:O\nTV-C:O", "TV-Δ:O\nTV-B:O\nTV-C:X", "TV-Δ:X\nTV-B:O\nTV-C:X", "TV-Δ:O\nTV-B:O\nTV-C:O"], "y": [0.5541, 0.5529, 0.5235, 0.5494, 0.5212, 0.5212, 0.5224, 0.5035]}, {"line": {"width": 1}, "marker": {"opacity": 0.5, "size": 6}, "mode": "lines+markers", "name": "22", "type": "scatter", "x": ["TV-Δ:O\nTV-B:X\nTV-C:O", "TV-Δ:O\nTV-B:X\nTV-C:X", "TV-Δ:X\nTV-B:X\nTV-C:O", "TV-Δ:X\nTV-B:X\nTV-C:X", "TV-Δ:X\nTV-B:O\nTV-C:O", "TV-Δ:O\nTV-B:O\nTV-C:X", "TV-Δ:X\nTV-B:O\nTV-C:X", "TV-Δ:O\nTV-B:O\nTV-C:O"], "y": [0.5459, 0.5329, 0.5153, 0.54, 0.5094, 0.5071, 0.5576, 0.5224]}, {"line": {"width": 1}, "marker": {"opacity": 0.5, "size": 6}, "mode": "lines+markers", "name": "20", "type": "scatter", "x": ["TV-Δ:O\nTV-B:X\nTV-C:O", "TV-Δ:O\nTV-B:X\nTV-C:X", "TV-Δ:X\nTV-B:X\nTV-C:O", "TV-Δ:X\nTV-B:X\nTV-C:X", "TV-Δ:X\nTV-B:O\nTV-C:O", "TV-Δ:O\nTV-B:O\nTV-C:X", "TV-Δ:X\nTV-B:O\nTV-C:X", "TV-Δ:O\nTV-B:O\nTV-C:O"], "y": [0.5482, 0.5282, 0.5965, 0.5424, 0.5271, 0.4776, 0.5059, 0.4918]}], "layout": {"height": 250, "margin": {"b": 20, "l": 5, "r": 5, "t": 5}, "showlegend": false, "width": 600, "xaxis": {"tickangle": 0, "tickfont": {"family": "Menlo, sans-serif", "size": 15}, "ticktext": ["TV-Δ:<span style='color:#0C6B37'>✓</span><br>TV-B:<span style='color:#BC2023'>✗</span><br>TV-C:<span style='color:#0C6B37'>✓</span>", "TV-Δ:<span style='color:#0C6B37'>✓</span><br>TV-B:<span style='color:#BC2023'>✗</span><br>TV-C:<span style='color:#BC2023'>✗</span>", "TV-Δ:<span style='color:#BC2023'>✗</span><br>TV-B:<span style='color:#BC2023'>✗</span><br>TV-C:<span style='color:#0C6B37'>✓</span>", "TV-Δ:<span style='color:#BC2023'>✗</span><br>TV-B:<span style='color:#BC2023'>✗</span><br>TV-C:<span style='color:#BC2023'>✗</span>", "TV-Δ:<span style='color:#BC2023'>✗</span><br>TV-B:<span style='color:#0C6B37'>✓</span><br>TV-C:<span style='color:#0C6B37'>✓</span>", "TV-Δ:<span style='color:#0C6B37'>✓</span><br>TV-B:<span style='color:#0C6B37'>✓</span><br>TV-C:<span style='color:#BC2023'>✗</span>", "TV-Δ:<span style='color:#BC2023'>✗</span><br>TV-B:<span style='color:#0C6B37'>✓</span><br>TV-C:<span style='color:#BC2023'>✗</span>", "TV-Δ:<span style='color:#0C6B37'>✓</span><br>TV-B:<span style='color:#0C6B37'>✓</span><br>TV-C:<span style='color:#0C6B37'>✓</span>"], "tickvals": ["TV-Δ:O\nTV-B:X\nTV-C:O", "TV-Δ:O\nTV-B:X\nTV-C:X", "TV-Δ:X\nTV-B:X\nTV-C:O", "TV-Δ:X\nTV-B:X\nTV-C:X", "TV-Δ:X\nTV-B:O\nTV-C:O", "TV-Δ:O\nTV-B:O\nTV-C:X", "TV-Δ:X\nTV-B:O\nTV-C:X", "TV-Δ:O\nTV-B:O\nTV-C:O"], "title": {"standoff": 10, "text": "configuration"}}, "yaxis": {"title": {"standoff": 5, "text": "average accuracy"}}}}

### Figure 4 — Plotly figure (JSON) as saved in the notebook; plotly's stock layout.template omitted (floating-point values rounded to 4 significant figures)
{"data": [{"type": "box", "x": ["TV-Δ:X\nTV-B:X\nTV-C:X", "TV-Δ:X\nTV-B:X\nTV-C:X", "TV-Δ:X\nTV-B:X\nTV-C:X", "TV-Δ:X\nTV-B:X\nTV-C:X", "TV-Δ:X\nTV-B:X\nTV-C:X", "TV-Δ:X\nTV-B:X\nTV-C:X", "TV-Δ:X\nTV-B:X\nTV-C:X", "TV-Δ:X\nTV-B:X\nTV-C:X", "TV-Δ:X\nTV-B:X\nTV-C:X", "TV-Δ:X\nTV-B:X\nTV-C:X", "TV-Δ:O\nTV-B:X\nTV-C:X", "TV-Δ:O\nTV-B:X\nTV-C:X", "TV-Δ:O\nTV-B:X\nTV-C:X", "TV-Δ:O\nTV-B:X\nTV-C:X", "TV-Δ:O\nTV-B:X\nTV-C:X", "TV-Δ:O\nTV-B:X\nTV-C:X", "TV-Δ:O\nTV-B:X\nTV-C:X", "TV-Δ:O\nTV-B:X\nTV-C:X", "TV-Δ:O\nTV-B:X\nTV-C:X", "TV-Δ:O\nTV-B:X\nTV-C:X", "TV-Δ:O\nTV-B:X\nTV-C:O", "TV-Δ:O\nTV-B:X\nTV-C:O", "TV-Δ:O\nTV-B:X\nTV-C:O", "TV-Δ:O\nTV-B:X\nTV-C:O", "TV-Δ:O\nTV-B:X\nTV-C:O", "TV-Δ:O\nTV-B:X\nTV-C:O", "TV-Δ:O\nTV-B:X\nTV-C:O", "TV-Δ:O\nTV-B:X\nTV-C:O", "TV-Δ:O\nTV-B:X\nTV-C:O", "TV-Δ:O\nTV-B:X\nTV-C:O", "TV-Δ:X\nTV-B:X\nTV-C:O", "TV-Δ:X\nTV-B:X\nTV-C:O", "TV-Δ:X\nTV-B:X\nTV-C:O", "TV-Δ:X\nTV-B:X\nTV-C:O", "TV-Δ:X\nTV-B:X\nTV-C:O", "TV-Δ:X\nTV-B:X\nTV-C:O", "TV-Δ:X\nTV-B:X\nTV-C:O", "TV-Δ:X\nTV-B:X\nTV-C:O", "TV-Δ:X\nTV-B:X\nTV-C:O", "TV-Δ:X\nTV-B:X\nTV-C:O", "TV-Δ:O\nTV-B:O\nTV-C:O", "TV-Δ:O\nTV-B:O\nTV-C:O", "TV-Δ:O\nTV-B:O\nTV-C:O", "TV-Δ:O\nTV-B:O\nTV-C:O", "TV-Δ:O\nTV-B:O\nTV-C:O", "TV-Δ:O\nTV-B:O\nTV-C:O", "TV-Δ:O\nTV-B:O\nTV-C:O", "TV-Δ:O\nTV-B:O\nTV-C:O", "TV-Δ:O\nTV-B:O\nTV-C:O", "TV-Δ:O\nTV-B:O\nTV-C:O", "TV-Δ:X\nTV-B:O\nTV-C:X", "TV-Δ:X\nTV-B:O\nTV-C:X", "TV-Δ:X\nTV-B:O\nTV-C:X", "TV-Δ:X\nTV-B:O\nTV-C:X", "TV-Δ:X\nTV-B:O\nTV-C:X", "TV-Δ:X\nTV-B:O\nTV-C:X", "TV-Δ:X\nTV-B:O\nTV-C:X", "TV-Δ:X\nTV-B:O\nTV-C:X", "TV-Δ:X\nTV-B:O\nTV-C:X", "TV-Δ:X\nTV-B:O\nTV-C:X", "TV-Δ:O\nTV-B:O\nTV-C:X", "TV-Δ:O\nTV-B:O\nTV-C:X", "TV-Δ:O\nTV-B:O\nTV-C:X", "TV-Δ:O\nTV-B:O\nTV-C:X", "TV-Δ:O\nTV-B:O\nTV-C:X", "TV-Δ:O\nTV-B:O\nTV-C:X", "TV-Δ:O\nTV-B:O\nTV-C:X", "TV-Δ:O\nTV-B:O\nTV-C:X", "TV-Δ:O\nTV-B:O\nTV-C:X", "TV-Δ:O\nTV-B:O\nTV-C:X", "TV-Δ:X\nTV-B:O\nTV-C:O", "TV-Δ:X\nTV-B:O\nTV-C:O", "TV-Δ:X\nTV-B:O\nTV-C:O", "TV-Δ:X\nTV-B:O\nTV-C:O", "TV-Δ:X\nTV-B:O\nTV-C:O", "TV-Δ:X\nTV-B:O\nTV-C:O", "TV-Δ:X\nTV-B:O\nTV-C:O", "TV-Δ:X\nTV-B:O\nTV-C:O", "TV-Δ:X\nTV-B:O\nTV-C:O", "TV-Δ:X\nTV-B:O\nTV-C:O"], "y": [0.7902, 0.8049, 0.8, 0.8, 0.7854, 0.7756, 0.7805, 0.7902, 0.7805, 0.7805, 0.7902, 0.7951, 0.7805, 0.7902, 0.7854, 0.7707, 0.7756, 0.7902, 0.7902, 0.8, 0.7951, 0.7854, 0.7902, 0.7756, 0.7805, 0.7805, 0.7707, 0.7756, 0.7805, 0.7951, 0.7951, 0.7854, 0.7854, 0.7805, 0.7756, 0.7854, 0.7805, 0.7854, 0.7805, 0.761, 0.7805, 0.7805, 0.7854, 0.7707, 0.7854, 0.7756, 0.7951, 0.7707, 0.7902, 0.7561, 0.7902, 0.7854, 0.7902, 0.7805, 0.7756, 0.7854, 0.7805, 0.7707, 0.7756, 0.7707, 0.7902, 0.7854, 0.7902, 0.7902, 0.7805, 0.7756, 0.7805, 0.7659, 0.7561, 0.7854, 0.7854, 0.7756, 0.7707, 0.761, 0.7756, 0.7902, 0.7707, 0.7854, 0.7756, 0.7756]}, {"line": {"width": 1}, "marker": {"opacity": 0.5, "size": 6}, "mode": "lines+markers", "name": "8", "type": "scatter", "x": ["TV-Δ:X\nTV-B:X\nTV-C:X", "TV-Δ:O\nTV-B:X\nTV-C:X", "TV-Δ:O\nTV-B:X\nTV-C:O", "TV-Δ:X\nTV-B:X\nTV-C:O", "TV-Δ:O\nTV-B:O\nTV-C:O", "TV-Δ:X\nTV-B:O\nTV-C:X", "TV-Δ:O\nTV-B:O\nTV-C:X", "TV-Δ:X\nTV-B:O\nTV-C:O"], "y": [0.7902, 0.7902, 0.7951, 0.7951, 0.7805, 0.7902, 0.7902, 0.7854]}, {"line": {"width": 1}, "marker": {"opacity": 0.5, "size": 6}, "mode": "lines+markers", "name": "9", "type": "scatter", "x": ["TV-Δ:X\nTV-B:X\nTV-C:X", "TV-Δ:O\nTV-B:X\nTV-C:X", "TV-Δ:O\nTV-B:X\nTV-C:O", "TV-Δ:X\nTV-B:X\nTV-C:O", "TV-Δ:O\nTV-B:O\nTV-C:O", "TV-Δ:X\nTV-B:O\nTV-C:X", "TV-Δ:O\nTV-B:O\nTV-C:X", "TV-Δ:X\nTV-B:O\nTV-C:O"], "y": [0.8049, 0.7951, 0.7854, 0.7854, 0.7805, 0.7854, 0.7854, 0.7756]}, {"line": {"width": 1}, "marker": {"opacity": 0.5, "size": 6}, "mode": "lines+markers", "name": "7", "type": "scatter", "x": ["TV-Δ:X\nTV-B:X\nTV-C:X", "TV-Δ:O\nTV-B:X\nTV-C:X", "TV-Δ:O\nTV-B:X\nTV-C:O", "TV-Δ:X\nTV-B:X\nTV-C:O", "TV-Δ:O\nTV-B:O\nTV-C:O", "TV-Δ:X\nTV-B:O\nTV-C:X", "TV-Δ:O\nTV-B:O\nTV-C:X", "TV-Δ:X\nTV-B:O\nTV-C:O"], "y": [0.8, 0.7805, 0.7902, 0.7854, 0.7854, 0.7902, 0.7902, 0.7707]}, {"line": {"width": 1}, "marker": {"opacity": 0.5, "size": 6}, "mode": "lines+markers", "name": "6", "type": "scatter", "x": ["TV-Δ:X\nTV-B:X\nTV-C:X", "TV-Δ:O\nTV-B:X\nTV-C:X", "TV-Δ:O\nTV-B:X\nTV-C:O", "TV-Δ:X\nTV-B:X\nTV-C:O", "TV-Δ:O\nTV-B:O\nTV-C:O", "TV-Δ:X\nTV-B:O\nTV-C:X", "TV-Δ:O\nTV-B:O\nTV-C:X", "TV-Δ:X\nTV-B:O\nTV-C:O"], "y": [0.8, 0.7902, 0.7756, 0.7805, 0.7707, 0.7805, 0.7902, 0.761]}, {"line": {"width": 1}, "marker": {"opacity": 0.5, "size": 6}, "mode": "lines+markers", "name": "13", "type": "scatter", "x": ["TV-Δ:X\nTV-B:X\nTV-C:X", "TV-Δ:O\nTV-B:X\nTV-C:X", "TV-Δ:O\nTV-B:X\nTV-C:O", "TV-Δ:X\nTV-B:X\nTV-C:O", "TV-Δ:O\nTV-B:O\nTV-C:O", "TV-Δ:X\nTV-B:O\nTV-C:X", "TV-Δ:O\nTV-B:O\nTV-C:X", "TV-Δ:X\nTV-B:O\nTV-C:O"], "y": [0.7854, 0.7854, 0.7805, 0.7756, 0.7854, 0.7756, 0.7805, 0.7756]}, {"line": {"width": 1}, "marker": {"opacity": 0.5, "size": 6}, "mode": "lines+markers", "name": "4", "type": "scatter", "x": ["TV-Δ:X\nTV-B:X\nTV-C:X", "TV-Δ:O\nTV-B:X\nTV-C:X", "TV-Δ:O\nTV-B:X\nTV-C:O", "TV-Δ:X\nTV-B:X\nTV-C:O", "TV-Δ:O\nTV-B:O\nTV-C:O", "TV-Δ:X\nTV-B:O\nTV-C:X", "TV-Δ:O\nTV-B:O\nTV-C:X", "TV-Δ:X\nTV-B:O\nTV-C:O"], "y": [0.7756, 0.7707, 0.7805, 0.7854, 0.7756, 0.7854, 0.7756, 0.7902]}, {"line": {"width": 1}, "marker": {"opacity": 0.5, "size": 6}, "mode": "lines+markers", "name": "3", "type": "scatter", "x": ["TV-Δ:X\nTV-B:X\nTV-C:X", "TV-Δ:O\nTV-B:X\nTV-C:X", "TV-Δ:O\nTV-B:X\nTV-C:O", "TV-Δ:X\nTV-B:X\nTV-C:O", "TV-Δ:O\nTV-B:O\nTV-C:O", "TV-Δ:X\nTV-B:O\nTV-C:X", "TV-Δ:O\nTV-B:O\nTV-C:X", "TV-Δ:X\nTV-B:O\nTV-C:O"], "y": [0.7805, 0.7756, 0.7707, 0.7805, 0.7951, 0.7805, 0.7805, 0.7707]}, {"line": {"width": 1}, "marker": {"opacity": 0.5, "size": 6}, "mode": "lines+markers", "name": "14", "type": "scatter", "x": ["TV-Δ:X\nTV-B:X\nTV-C:X", "TV-Δ:O\nTV-B:X\nTV-C:X", "TV-Δ:O\nTV-B:X\nTV-C:O", "TV-Δ:X\nTV-B:X\nTV-C:O", "TV-Δ:O\nTV-B:O\nTV-C:O", "TV-Δ:X\nTV-B:O\nTV-C:X", "TV-Δ:O\nTV-B:O\nTV-C:X", "TV-Δ:X\nTV-B:O\nTV-C:O"], "y": [0.7902, 0.7902, 0.7756, 0.7854, 0.7707, 0.7707, 0.7659, 0.7854]}, {"line": {"width": 1}, "marker": {"opacity": 0.5, "size": 6}, "mode": "lines+markers", "name": "12", "type": "scatter", "x": ["TV-Δ:X\nTV-B:X\nTV-C:X", "TV-Δ:O\nTV-B:X\nTV-C:X", "TV-Δ:O\nTV-B:X\nTV-C:O", "TV-Δ:X\nTV-B:X\nTV-C:O", "TV-Δ:O\nTV-B:O\nTV-C:O", "TV-Δ:X\nTV-B:O\nTV-C:X", "TV-Δ:O\nTV-B:O\nTV-C:X", "TV-Δ:X\nTV-B:O\nTV-C:O"], "y": [0.7805, 0.7902, 0.7805, 0.7805, 0.7902, 0.7756, 0.7561, 0.7756]}, {"line": {"width": 1}, "marker": {"opacity": 0.5, "size": 6}, "mode": "lines+markers", "name": "21", "type": "scatter", "x": ["TV-Δ:X\nTV-B:X\nTV-C:X", "TV-Δ:O\nTV-B:X\nTV-C:X", "TV-Δ:O\nTV-B:X\nTV-C:O", "TV-Δ:X\nTV-B:X\nTV-C:O", "TV-Δ:O\nTV-B:O\nTV-C:O", "TV-Δ:X\nTV-B:O\nTV-C:X", "TV-Δ:O\nTV-B:O\nTV-C:X", "TV-Δ:X\nTV-B:O\nTV-C:O"], "y": [0.7805, 0.8, 0.7951, 0.761, 0.7561, 0.7707, 0.7854, 0.7756]}], "layout": {"height": 250, "margin": {"b": 20, "l": 5, "r": 5, "t": 5}, "showlegend": false, "width": 600, "xaxis": {"tickangle": 0, "tickfont": {"family": "Menlo, sans-serif", "size": 15}, "ticktext": ["TV-Δ:<span style='color:#BC2023'>✗</span><br>TV-B:<span style='color:#BC2023'>✗</span><br>TV-C:<span style='color:#BC2023'>✗</span>", "TV-Δ:<span style='color:#0C6B37'>✓</span><br>TV-B:<span style='color:#BC2023'>✗</span><br>TV-C:<span style='color:#BC2023'>✗</span>", "TV-Δ:<span style='color:#0C6B37'>✓</span><br>TV-B:<span style='color:#BC2023'>✗</span><br>TV-C:<span style='color:#0C6B37'>✓</span>", "TV-Δ:<span style='color:#BC2023'>✗</span><br>TV-B:<span style='color:#BC2023'>✗</span><br>TV-C:<span style='color:#0C6B37'>✓</span>", "TV-Δ:<span style='color:#0C6B37'>✓</span><br>TV-B:<span style='color:#0C6B37'>✓</span><br>TV-C:<span style='color:#0C6B37'>✓</span>", "TV-Δ:<span style='color:#BC2023'>✗</span><br>TV-B:<span style='color:#0C6B37'>✓</span><br>TV-C:<span style='color:#BC2023'>✗</span>", "TV-Δ:<span style='color:#0C6B37'>✓</span><br>TV-B:<span style='color:#0C6B37'>✓</span><br>TV-C:<span style='color:#BC2023'>✗</span>", "TV-Δ:<span style='color:#BC2023'>✗</span><br>TV-B:<span style='color:#0C6B37'>✓</span><br>TV-C:<span style='color:#0C6B37'>✓</span>"], "tickvals": ["TV-Δ:X\nTV-B:X\nTV-C:X", "TV-Δ:O\nTV-B:X\nTV-C:X", "TV-Δ:O\nTV-B:X\nTV-C:O", "TV-Δ:X\nTV-B:X\nTV-C:O", "TV-Δ:O\nTV-B:O\nTV-C:O", "TV-Δ:X\nTV-B:O\nTV-C:X", "TV-Δ:O\nTV-B:O\nTV-C:X", "TV-Δ:X\nTV-B:O\nTV-C:O"], "title": {"standoff": 10, "text": "configuration"}}, "yaxis": {"title": {"standoff": 5, "text": "average accuracy"}}}}
